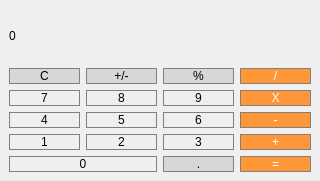
<?xml version="1.0" encoding="UTF-8"?>
<ui version="4.0">
 <class>MainWindow</class>
 <widget class="QMainWindow" name="MainWindow">
  <property name="geometry">
   <rect>
    <x>0</x>
    <y>0</y>
    <width>320</width>
    <height>181</height>
   </rect>
  </property>
  <property name="windowTitle">
   <string>Calc</string>
  </property>
  <widget class="QWidget" name="centralwidget">
   <layout class="QGridLayout" name="gridLayout">
    <item row="3" column="3">
     <widget class="QPushButton" name="pushButton_12">
      <property name="styleSheet">
       <string notr="true">QPushButton {
  background-color: rgb(255, 151, 57);
  color: white; 
  border: 1px solid gray;
}

QPushButton:pressed {
    background-color: qlineargradient(x1: 0, y1: 0, x2: 0, y2: 1,
                                      stop: 0 #FF7832, stop: 1 #FF9739);
}</string>
      </property>
      <property name="text">
       <string>-</string>
      </property>
     </widget>
    </item>
    <item row="5" column="0" colspan="2">
     <widget class="QPushButton" name="pushButton_17">
      <property name="styleSheet">
       <string notr="true">QPushButton {
   border: 1px solid gray;
}
QPushButton:pressed {
    background-color: qlineargradient(x1: 0, y1: 0, x2: 0, y2: 1,
                                      stop: 0 #dadbde, stop: 1 #f6f7fa);
}</string>
      </property>
      <property name="text">
       <string>0</string>
      </property>
     </widget>
    </item>
    <item row="3" column="2">
     <widget class="QPushButton" name="pushButton_11">
      <property name="styleSheet">
       <string notr="true">QPushButton {
   border: 1px solid gray;
}
QPushButton:pressed {
    background-color: qlineargradient(x1: 0, y1: 0, x2: 0, y2: 1,
                                      stop: 0 #dadbde, stop: 1 #f6f7fa);
}</string>
      </property>
      <property name="text">
       <string>6</string>
      </property>
     </widget>
    </item>
    <item row="1" column="2">
     <widget class="QPushButton" name="pushButton_3">
      <property name="styleSheet">
       <string notr="true">QPushButton {
  background-color: rgb(215, 215, 215);
  border: 1px solid gray;
}
QPushButton:pressed {
    background-color: qlineargradient(x1: 0, y1: 0, x2: 0, y2: 1,
                                      stop: 0 #BEBEBE, stop: 1 #D7D7D7);
}</string>
      </property>
      <property name="text">
       <string>%</string>
      </property>
     </widget>
    </item>
    <item row="5" column="2">
     <widget class="QPushButton" name="pushButton_19">
      <property name="styleSheet">
       <string notr="true">QPushButton {
  background-color: rgb(215, 215, 215);
  border: 1px solid gray;
}
QPushButton:pressed {
    background-color: qlineargradient(x1: 0, y1: 0, x2: 0, y2: 1,
                                      stop: 0 #BEBEBE, stop: 1 #D7D7D7);
}</string>
      </property>
      <property name="text">
       <string>.</string>
      </property>
     </widget>
    </item>
    <item row="4" column="3">
     <widget class="QPushButton" name="pushButton_16">
      <property name="styleSheet">
       <string notr="true">QPushButton {
  background-color: rgb(255, 151, 57);
  color: white; 
  border: 1px solid gray;
}

QPushButton:pressed {
    background-color: qlineargradient(x1: 0, y1: 0, x2: 0, y2: 1,
                                      stop: 0 #FF7832, stop: 1 #FF9739);
}</string>
      </property>
      <property name="text">
       <string>+</string>
      </property>
     </widget>
    </item>
    <item row="5" column="3">
     <widget class="QPushButton" name="pushButton_20">
      <property name="styleSheet">
       <string notr="true">QPushButton {
  background-color: rgb(255, 151, 57);
  color: white; 
  border: 1px solid gray;
}

QPushButton:pressed {
    background-color: qlineargradient(x1: 0, y1: 0, x2: 0, y2: 1,
                                      stop: 0 #FF7832, stop: 1 #FF9739);
}</string>
      </property>
      <property name="text">
       <string>=</string>
      </property>
     </widget>
    </item>
    <item row="4" column="2">
     <widget class="QPushButton" name="pushButton_15">
      <property name="styleSheet">
       <string notr="true">QPushButton {
   border: 1px solid gray;
}
QPushButton:pressed {
    background-color: qlineargradient(x1: 0, y1: 0, x2: 0, y2: 1,
                                      stop: 0 #dadbde, stop: 1 #f6f7fa);
}</string>
      </property>
      <property name="text">
       <string>3</string>
      </property>
     </widget>
    </item>
    <item row="2" column="2">
     <widget class="QPushButton" name="pushButton_7">
      <property name="styleSheet">
       <string notr="true">QPushButton {
   border: 1px solid gray;
}
QPushButton:pressed {
    background-color: qlineargradient(x1: 0, y1: 0, x2: 0, y2: 1,
                                      stop: 0 #dadbde, stop: 1 #f6f7fa);
}</string>
      </property>
      <property name="text">
       <string>9</string>
      </property>
     </widget>
    </item>
    <item row="2" column="0">
     <widget class="QPushButton" name="pushButton_5">
      <property name="styleSheet">
       <string notr="true">QPushButton {
   border: 1px solid gray;
}
QPushButton:pressed {
    background-color: qlineargradient(x1: 0, y1: 0, x2: 0, y2: 1,
                                      stop: 0 #dadbde, stop: 1 #f6f7fa);
}</string>
      </property>
      <property name="text">
       <string>7</string>
      </property>
     </widget>
    </item>
    <item row="1" column="1">
     <widget class="QPushButton" name="pushButton_4">
      <property name="styleSheet">
       <string notr="true">QPushButton {
  background-color: rgb(215, 215, 215);
  border: 1px solid gray;
}
QPushButton:pressed {
    background-color: qlineargradient(x1: 0, y1: 0, x2: 0, y2: 1,
                                      stop: 0 #BEBEBE, stop: 1 #D7D7D7);
}</string>
      </property>
      <property name="text">
       <string>+/-</string>
      </property>
     </widget>
    </item>
    <item row="4" column="0">
     <widget class="QPushButton" name="pushButton_13">
      <property name="styleSheet">
       <string notr="true">QPushButton {
   border: 1px solid gray;
}
QPushButton:pressed {
    background-color: qlineargradient(x1: 0, y1: 0, x2: 0, y2: 1,
                                      stop: 0 #dadbde, stop: 1 #f6f7fa);
}</string>
      </property>
      <property name="text">
       <string>1</string>
      </property>
     </widget>
    </item>
    <item row="3" column="1">
     <widget class="QPushButton" name="pushButton_10">
      <property name="styleSheet">
       <string notr="true">QPushButton {
   border: 1px solid gray;
}
QPushButton:pressed {
    background-color: qlineargradient(x1: 0, y1: 0, x2: 0, y2: 1,
                                      stop: 0 #dadbde, stop: 1 #f6f7fa);
}</string>
      </property>
      <property name="text">
       <string>5</string>
      </property>
     </widget>
    </item>
    <item row="3" column="0">
     <widget class="QPushButton" name="pushButton_9">
      <property name="styleSheet">
       <string notr="true">QPushButton {
   border: 1px solid gray;
}
QPushButton:pressed {
    background-color: qlineargradient(x1: 0, y1: 0, x2: 0, y2: 1,
                                      stop: 0 #dadbde, stop: 1 #f6f7fa);
}</string>
      </property>
      <property name="text">
       <string>4</string>
      </property>
     </widget>
    </item>
    <item row="1" column="0">
     <widget class="QPushButton" name="pushButton">
      <property name="styleSheet">
       <string notr="true">QPushButton {
  background-color: rgb(215, 215, 215);
  border: 1px solid gray;
}
QPushButton:pressed {
    background-color: qlineargradient(x1: 0, y1: 0, x2: 0, y2: 1,
                                      stop: 0 #BEBEBE, stop: 1 #D7D7D7);
}</string>
      </property>
      <property name="text">
       <string>C</string>
      </property>
     </widget>
    </item>
    <item row="4" column="1">
     <widget class="QPushButton" name="pushButton_14">
      <property name="styleSheet">
       <string notr="true">QPushButton {
   border: 1px solid gray;
}
QPushButton:pressed {
    background-color: qlineargradient(x1: 0, y1: 0, x2: 0, y2: 1,
                                      stop: 0 #dadbde, stop: 1 #f6f7fa);
}</string>
      </property>
      <property name="text">
       <string>2</string>
      </property>
     </widget>
    </item>
    <item row="1" column="3">
     <widget class="QPushButton" name="pushButton_2">
      <property name="styleSheet">
       <string notr="true">QPushButton {
  background-color: rgb(255, 151, 57);
  color: white; 
  border: 1px solid gray;
}

QPushButton:pressed {
    background-color: qlineargradient(x1: 0, y1: 0, x2: 0, y2: 1,
                                      stop: 0 #FF7832, stop: 1 #FF9739);
}</string>
      </property>
      <property name="text">
       <string>/</string>
      </property>
     </widget>
    </item>
    <item row="2" column="3">
     <widget class="QPushButton" name="pushButton_8">
      <property name="styleSheet">
       <string notr="true">QPushButton {
  background-color: rgb(255, 151, 57);
  color: white; 
  border: 1px solid gray;
}

QPushButton:pressed {
    background-color: qlineargradient(x1: 0, y1: 0, x2: 0, y2: 1,
                                      stop: 0 #FF7832, stop: 1 #FF9739);
}</string>
      </property>
      <property name="text">
       <string>X</string>
      </property>
     </widget>
    </item>
    <item row="2" column="1">
     <widget class="QPushButton" name="pushButton_6">
      <property name="styleSheet">
       <string notr="true">QPushButton {
   border: 1px solid gray;
}
QPushButton:pressed {
    background-color: qlineargradient(x1: 0, y1: 0, x2: 0, y2: 1,
                                      stop: 0 #dadbde, stop: 1 #f6f7fa);
}</string>
      </property>
      <property name="text">
       <string>8</string>
      </property>
     </widget>
    </item>
    <item row="0" column="0" colspan="4">
     <widget class="QLabel" name="label">
      <property name="text">
       <string>0</string>
      </property>
     </widget>
    </item>
   </layout>
  </widget>
 </widget>
 <resources/>
 <connections/>
</ui>
